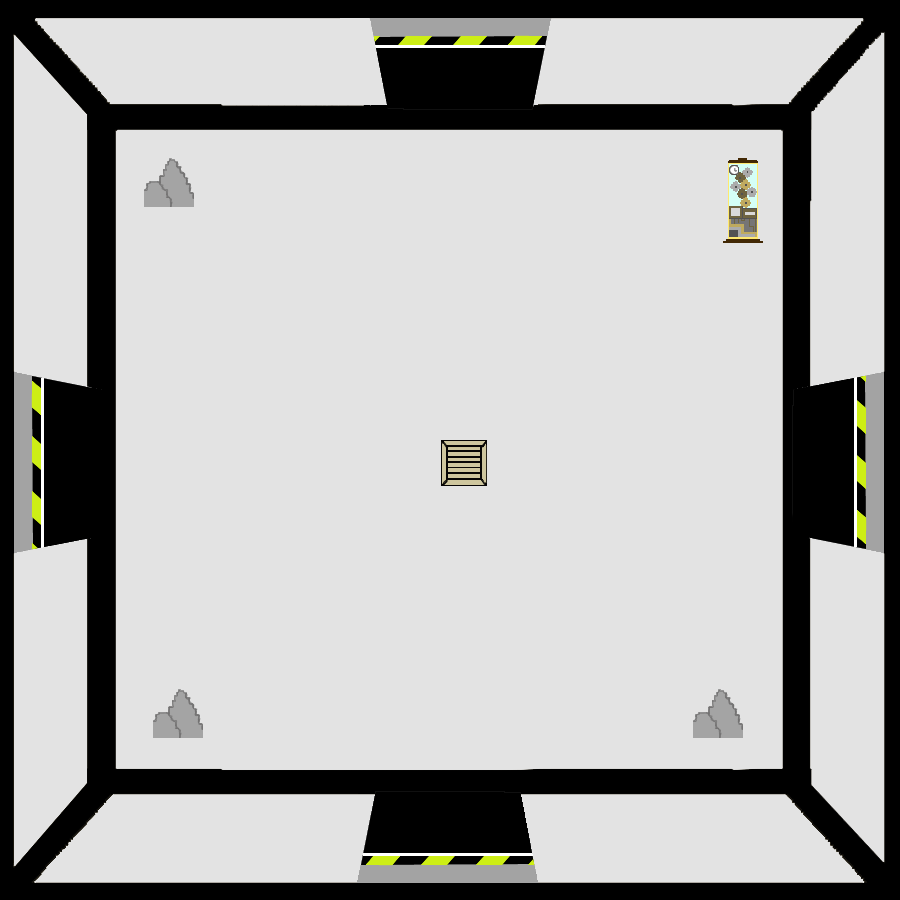

Below is a game level as drawn by its tile map, then a one-line description and the .tmx that defines it (tile-layer data replaced by summaries):
An orthogonal 100x100 tile map with 9x9 px tiles, 2 tile layers (SALA, OBJETOS), 4 tilesets.

<map version="1.2" tiledversion="1.3.3" orientation="orthogonal" renderorder="right-down" width="100" height="100" tilewidth="9" tileheight="9" infinite="0" nextlayerid="3" nextobjectid="1">
 <tileset firstgid="1" source="LAB15.tsx" />
 <tileset firstgid="10001" source="CAJA.tsx" />
 <tileset firstgid="10026" source="ROCAS.tsx" />
 <tileset firstgid="10027" source="MAQUINA.tsx" />
 <layer id="1" name="SALA" width="100" height="100">
  <data>[10000 cells, 10000 non-empty, 10000 distinct tile ids]</data>
 </layer>
 <layer id="2" name="OBJETOS" width="100" height="100">
  <data>[10000 cells, 664 non-empty, 662 distinct tile ids]</data>
 </layer>
</map>
